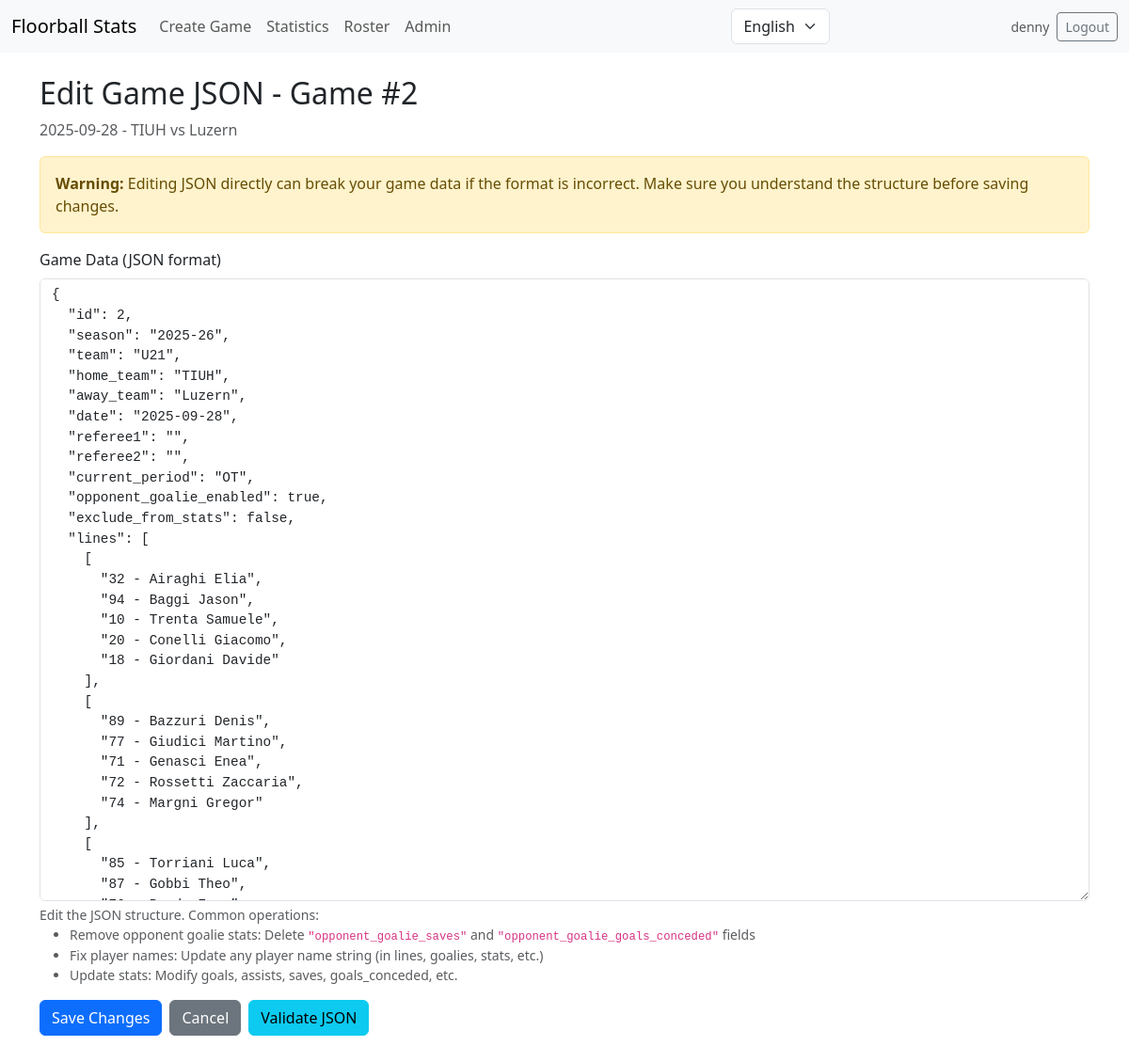
The page /game/2/edit_json (signed in) on the database its author committed.
### models/auth_models.py (models this page shows, shortened)
class User(db.Model):
    __tablename__ = 'users'
    id = db.Column(db.Integer, primary_key=True)
    username = db.Column(db.Text, unique=True, nullable=False)
    password_hash = db.Column(db.Text, nullable=False)
    is_admin = db.Column(db.Integer, default=0, nullable=False)  # 0/1
    created_at = db.Column(db.Text, nullable=False,
                           default=lambda: datetime.now(timezone.utc).isoformat())
    permissions = db.relationship('TeamPermission', backref='user',
                                  cascade='all, delete-orphan', lazy=True)

### models/game_model.py (models this page shows, shortened)
class GameRecord(db.Model):
    __tablename__ = 'games'
    id = db.Column(db.Integer, primary_key=True)
    season = db.Column(db.Text, default='', nullable=False)
    team = db.Column(db.Text, default='', nullable=False)
    home_team = db.Column(db.Text, default='', nullable=False)
    away_team = db.Column(db.Text, default='', nullable=False)
    date = db.Column(db.Text, default='', nullable=False)
    referee1 = db.Column(db.Text, default='', nullable=False)
    referee2 = db.Column(db.Text, default='', nullable=False)
    current_period = db.Column(db.Text, default='1', nullable=False)
    opponent_goalie_enabled = db.Column(db.Integer, default=0, nullable=False)
    exclude_from_stats = db.Column(db.Integer, default=0, nullable=False)
    lines = db.Column(db.Text, default='[]', nullable=False)
    goalies = db.Column(db.Text, default='[]', nullable=False)
    result = db.Column(db.Text, default='{}', nullable=False)
    formations = db.Column(db.Text, default='{}', nullable=False)
    plusminus = db.Column(db.Text, default='{}', nullable=False)
    goals = db.Column(db.Text, default='{}', nullable=False)
    assists = db.Column(db.Text, default='{}', nullable=False)
    unforced_errors = db.Column(db.Text, default='{}', nullable=False)
    shots_on_goal = db.Column(db.Text, default='{}', nullable=False)
    penalties_taken = db.Column(db.Text, default='{}', nullable=False)
    penalties_drawn = db.Column(db.Text, default='{}', nullable=False)
    saves = db.Column(db.Text, default='{}', nullable=False)
    goals_conceded = db.Column(db.Text, default='{}', nullable=False)
    goalie_plusminus = db.Column(db.Text, default='{}', nullable=False)
    game_scores = db.Column(db.Text, default='{}', nullable=False)
    goalie_game_scores = db.Column(db.Text, default='{}', nullable=False)
    opponent_goalie_saves = db.Column(db.Text, default='{}', nullable=False)
    opponent_goalie_goals_conceded = db.Column(db.Text, default='{}', nullable=False)
    block_shots = db.Column(db.Text, default='{}', nullable=False)
    stolen_balls = db.Column(db.Text, default='{}', nullable=False)
    extra_data = db.Column(db.Text, default='{}', nullable=False)
    def to_dict(self):
        game = {
            'id': self.id,
            'season': self.season or '',
            'team': self.team or '',
            'home_team': self.home_team or '',
            'away_team': self.away_team or '',
            'date': self.date or '',
            'referee1': self.referee1 or '',
            'referee2': self.referee2 or '',
            'current_period': self.current_period or '1',
            'opponent_goalie_enabled': bool(self.opponent_goalie_enabled),
            'exclude_from_stats': bool(self.exclude_from_stats),
            'lines': json.loads(self.lines or '[]'),
            'goalies': json.loads(self.goalies or '[]'),
            'result': json.loads(self.result or '{}'),
        }
        for col in _STAT_COLS:
            game[col] = json.loads(getattr(self, col) or '{}')
        formations = json.loads(self.formations or '{}')
        for fk in FORMATION_KEYS:
            game[fk] = formations.get(fk, [])
        extra = json.loads(self.extra_data or '{}')
        for k, v in extra.items():
            if k not in game:
                game[k] = v
        return game

### routes/game_routes.py (the view, shortened to what this page needs)
@game_bp.route('/game/<int:game_id>/edit_json', methods=['GET', 'POST'])
def edit_game_json(game_id):
    guard = require_manage()
    if guard:
        return guard
    games = load_games()
    game = find_game_by_id(games, game_id)
    if not game:
        return "Game not found", 404
    json_data = json.dumps(game, indent=2, ensure_ascii=False)
    return render_template(
        'edit_game_json.html',
        game=game,
        game_id=game_id,
        json_data=json_data
    )

### services/game_service.py (called while the page is built)
def load_games():
    try:
        rows = GameRecord.query.all()
        return [row.to_dict() for row in rows]
    except Exception:
        logger.exception('load_games failed')
        return []

def find_game_by_id(games, game_id):
    for game in games:
        if game.get('id') == game_id:
            return game
    return None

### utils/auth_helpers.py (called while the page is built)
def require_manage():
    from flask import redirect, url_for, flash
    if not session.get('authenticated'):
        return redirect(url_for('game.index'))
    if session.get('is_admin_session'):
        return None
    if session.get('user_id'):
        return None
    flash('This section requires a user account or the admin PIN.', 'warning')
    return redirect(url_for('game.user_login'))

### templates/edit_game_json.html (shortened to what this page needs)
{% extends 'base.html' %}
{% block content %}
<div class="container mt-4">
    <h2>{{ g.t.get('edit_json', 'Edit Game JSON') }} - Game #{{ game_id }}</h2>
    <p class="text-muted">{{ game.date }} - {{ game.home_team }} vs {{ game.away_team }}</p>
    <div class="alert alert-warning" role="alert">
        <strong>Warning:</strong> Editing JSON directly can break your game data if the format is incorrect.
        Make sure you understand the structure before saving changes.
    </div>
    <form method="post">
        <div class="mb-3">
            <label for="json_data" class="form-label">Game Data (JSON format)</label>
            <textarea
                class="form-control font-monospace"
                id="json_data"
                name="json_data"
                rows="30"
                style="font-size: 0.9rem;"
                required>{{ json_data }}</textarea>
            <div class="form-text">
                Edit the JSON structure. Common operations:
                <ul>
                    <li>Remove opponent goalie stats: Delete <code>"opponent_goalie_saves"</code> and <code>"opponent_goalie_goals_conceded"</code> fields</li>
                    <li>Fix player names: Update any player name string (in lines, goalies, stats, etc.)</li>
                    <li>Update stats: Modify goals, assists, saves, goals_conceded, etc.</li>
                </ul>
            </div>
        </div>
        <div class="d-flex gap-2">
            <button type="submit" class="btn btn-primary">
                 Save Changes
            </button>
            <a href="{{ url_for('game.game_details', game_id=game_id) }}" class="btn btn-secondary">
                 Cancel
            </a>
            <button type="button" class="btn btn-info" onclick="validateJSON()">
                 Validate JSON
            </button>
        </div>
    </form>
</div>
{% endblock %}

### templates/base.html (shortened to what this page needs)
<!DOCTYPE html>
<html lang="{{ g.get('lang', 'en') if g is defined else 'en' }}">
<head>
    <link rel="stylesheet" href="https://cdn.jsdelivr.net/npm/bootstrap@5.3.0/dist/css/bootstrap.min.css">
</head>
<body>
    <nav class="navbar navbar-expand-lg navbar-light bg-light mb-4" aria-label="Main navigation">
        <div class="container-fluid">
            <a class="navbar-brand" href="/">{{ g.t['brand'] }}</a>
            <div class="collapse navbar-collapse" id="navbarNav">
                <ul class="navbar-nav me-auto mb-2 mb-lg-0">
                    <li class="nav-item"><a class="nav-link" href="/create_game">{{ g.t['create_game'] }}</a></li>
                    <li class="nav-item"><a class="nav-link" href="/stats">{{ g.t['stats'] }}</a></li>
                    <li class="nav-item"><a class="nav-link" href="/roster">{{ g.t['roster'] }}</a></li>
                    {% if g.is_admin_session or (g.current_user and g.current_user.is_admin) %}
                    <li class="nav-item"><a class="nav-link" href="/admin/">{{ g.t.get('admin', 'Admin') }}</a></li>
                    {% endif %}
                </ul>
                <form class="d-flex order-2 order-lg-1" method="post" action="/set_language">
                    <select name="lang" class="form-select me-2" aria-label="Change language"
                        onchange="this.form.submit()">
                        <option value="en" {% if g.get('lang', 'en' )=='en' %}selected{% endif %}>{{ g.t['lang_en'] }}
                        </option>
                    </select>
                </form>
                {% if session.get('authenticated') %}
                <div class="ms-2 order-3 d-flex align-items-center gap-2">
                    {% if g.current_user %}<span class="text-muted small d-none d-lg-inline">{{ g.current_user.username }}</span>{% endif %}
                    <a href="/logout" class="btn btn-outline-secondary btn-sm">{{ g.t.get('logout', 'Logout') }}</a>
                </div>
                {% else %}
                <div class="ms-2 order-3">
                    <a href="/login" class="btn btn-outline-primary btn-sm">{{ g.t.get('user_login', 'Login') }}</a>
                </div>
                {% endif %}
            </div>
        </div>
    </nav>
    <main tabindex="-1">
        {% block content %}{% endblock %}
    </main>
</body>
</html>

### rows shown on the page
User: current_user.username "denny"
GameRecord: date "2025-09-28", home_team "TIUH", away_team "Luzern"

### other values the page prints
{{ g.t['brand'] }} "Floorball Stats"
{{ g.t['create_game'] }} "Create Game"
{{ g.t['stats'] }} "Statistics"
{{ g.t['roster'] }} "Roster"
{{ g.t.get('admin', 'Admin') }} "Admin"
{{ g.t.get('logout', 'Logout') }} "Logout"
{{ g.t.get('edit_json', 'Edit Game JSON') }} "Edit Game JSON"
{{ game_id }} "2"
form field lang "English"
